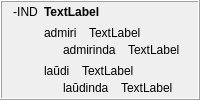
            <widget class="QFrame" name="frame_26">
             <property name="frameShape">
              <enum>QFrame::Box</enum>
             </property>
             <property name="frameShadow">
              <enum>QFrame::Raised</enum>
             </property>
             <layout class="QHBoxLayout" name="horizontalLayout_48">
              <property name="sizeConstraint">
               <enum>QLayout::SetMaximumSize</enum>
              </property>
              <property name="topMargin">
               <number>3</number>
              </property>
              <property name="bottomMargin">
               <number>3</number>
              </property>
              <item>
               <widget class="QLabel" name="label_304">
                <property name="text">
                 <string>-IND</string>
                </property>
                <property name="alignment">
                 <set>Qt::AlignHCenter|Qt::AlignTop</set>
                </property>
                <property name="tipo" stdset="0">
                 <string>afikso</string>
                </property>
               </widget>
              </item>
              <item>
               <layout class="QVBoxLayout" name="verticalLayout_372">
                <item>
                 <widget class="QLabel" name="Lec09_Label683">
                  <property name="sizePolicy">
                   <sizepolicy hsizetype="Preferred" vsizetype="Maximum">
                    <horstretch>0</horstretch>
                    <verstretch>0</verstretch>
                   </sizepolicy>
                  </property>
                  <property name="styleSheet">
                   <string notr="true">font-weight: bold;</string>
                  </property>
                  <property name="text">
                   <string>TextLabel</string>
                  </property>
                  <property name="wordWrap">
                   <bool>true</bool>
                  </property>
                 </widget>
                </item>
                <item>
                 <layout class="QVBoxLayout" name="verticalLayout_5">
                  <item>
                   <layout class="QVBoxLayout" name="verticalLayout_373">
                    <property name="spacing">
                     <number>3</number>
                    </property>
                    <item>
                     <layout class="QHBoxLayout" name="horizontalLayout_609">
                      <property name="spacing">
                       <number>12</number>
                      </property>
                      <item>
                       <widget class="neklakebla_nova" name="Lec09_Button650">
                        <property name="text">
                         <string>admiri</string>
                        </property>
                        <property name="wordWrap">
                         <bool>true</bool>
                        </property>
                       </widget>
                      </item>
                      <item>
                       <widget class="QLabel" name="Lec09_Label684">
                        <property name="sizePolicy">
                         <sizepolicy hsizetype="Expanding" vsizetype="Preferred">
                          <horstretch>0</horstretch>
                          <verstretch>0</verstretch>
                         </sizepolicy>
                        </property>
                        <property name="text">
                         <string>TextLabel</string>
                        </property>
                        <property name="wordWrap">
                         <bool>true</bool>
                        </property>
                       </widget>
                      </item>
                     </layout>
                    </item>
                    <item>
                     <layout class="QHBoxLayout" name="horizontalLayout_610">
                      <property name="spacing">
                       <number>12</number>
                      </property>
                      <item>
                       <widget class="label_sago_reversa" name="label_389">
                        <property name="sizePolicy">
                         <sizepolicy hsizetype="Maximum" vsizetype="Preferred">
                          <horstretch>0</horstretch>
                          <verstretch>0</verstretch>
                         </sizepolicy>
                        </property>
                        <property name="text">
                         <string/>
                        </property>
                        <property name="pixmap">
                         <pixmap resource="../resources/ikonoj.qrc">:/ikonoj/sago_revena.png</pixmap>
                        </property>
                       </widget>
                      </item>
                      <item>
                       <widget class="neklakebla_nova" name="Lec09_Button651">
                        <property name="text">
                         <string>admirinda</string>
                        </property>
                        <property name="wordWrap">
                         <bool>true</bool>
                        </property>
                       </widget>
                      </item>
                      <item>
                       <widget class="QLabel" name="Lec09_Label685">
                        <property name="sizePolicy">
                         <sizepolicy hsizetype="Expanding" vsizetype="Preferred">
                          <horstretch>0</horstretch>
                          <verstretch>0</verstretch>
                         </sizepolicy>
                        </property>
                        <property name="text">
                         <string>TextLabel</string>
                        </property>
                        <property name="wordWrap">
                         <bool>true</bool>
                        </property>
                       </widget>
                      </item>
                     </layout>
                    </item>
                   </layout>
                  </item>
                 </layout>
                </item>
                <item>
                 <layout class="QVBoxLayout" name="verticalLayout_374">
                  <property name="spacing">
                   <number>3</number>
                  </property>
                  <item>
                   <layout class="QHBoxLayout" name="horizontalLayout_611">
                    <property name="spacing">
                     <number>12</number>
                    </property>
                    <item>
                     <widget class="neklakebla_nova" name="Lec09_Button48">
                      <property name="text">
                       <string>laŭdi</string>
                      </property>
                      <property name="wordWrap">
                       <bool>true</bool>
                      </property>
                     </widget>
                    </item>
                    <item>
                     <widget class="QLabel" name="Lec09_Label49">
                      <property name="sizePolicy">
                       <sizepolicy hsizetype="Expanding" vsizetype="Preferred">
                        <horstretch>0</horstretch>
                        <verstretch>0</verstretch>
                       </sizepolicy>
                      </property>
                      <property name="text">
                       <string>TextLabel</string>
                      </property>
                      <property name="wordWrap">
                       <bool>true</bool>
                      </property>
                     </widget>
                    </item>
                   </layout>
                  </item>
                  <item>
                   <layout class="QHBoxLayout" name="horizontalLayout_612">
                    <property name="spacing">
                     <number>12</number>
                    </property>
                    <item>
                     <widget class="label_sago_reversa" name="label_390">
                      <property name="sizePolicy">
                       <sizepolicy hsizetype="Maximum" vsizetype="Preferred">
                        <horstretch>0</horstretch>
                        <verstretch>0</verstretch>
                       </sizepolicy>
                      </property>
                      <property name="text">
                       <string/>
                      </property>
                      <property name="pixmap">
                       <pixmap resource="../resources/ikonoj.qrc">:/ikonoj/sago_revena.png</pixmap>
                      </property>
                     </widget>
                    </item>
                    <item>
                     <widget class="neklakebla_nova" name="Lec09_Button49">
                      <property name="text">
                       <string>laŭdinda</string>
                      </property>
                      <property name="wordWrap">
                       <bool>true</bool>
                      </property>
                     </widget>
                    </item>
                    <item>
                     <widget class="QLabel" name="Lec09_Label50">
                      <property name="sizePolicy">
                       <sizepolicy hsizetype="Expanding" vsizetype="Preferred">
                        <horstretch>0</horstretch>
                        <verstretch>0</verstretch>
                       </sizepolicy>
                      </property>
                      <property name="text">
                       <string>TextLabel</string>
                      </property>
                      <property name="wordWrap">
                       <bool>true</bool>
                      </property>
                     </widget>
                    </item>
                   </layout>
                  </item>
                 </layout>
                </item>
               </layout>
              </item>
             </layout>
            </widget>
